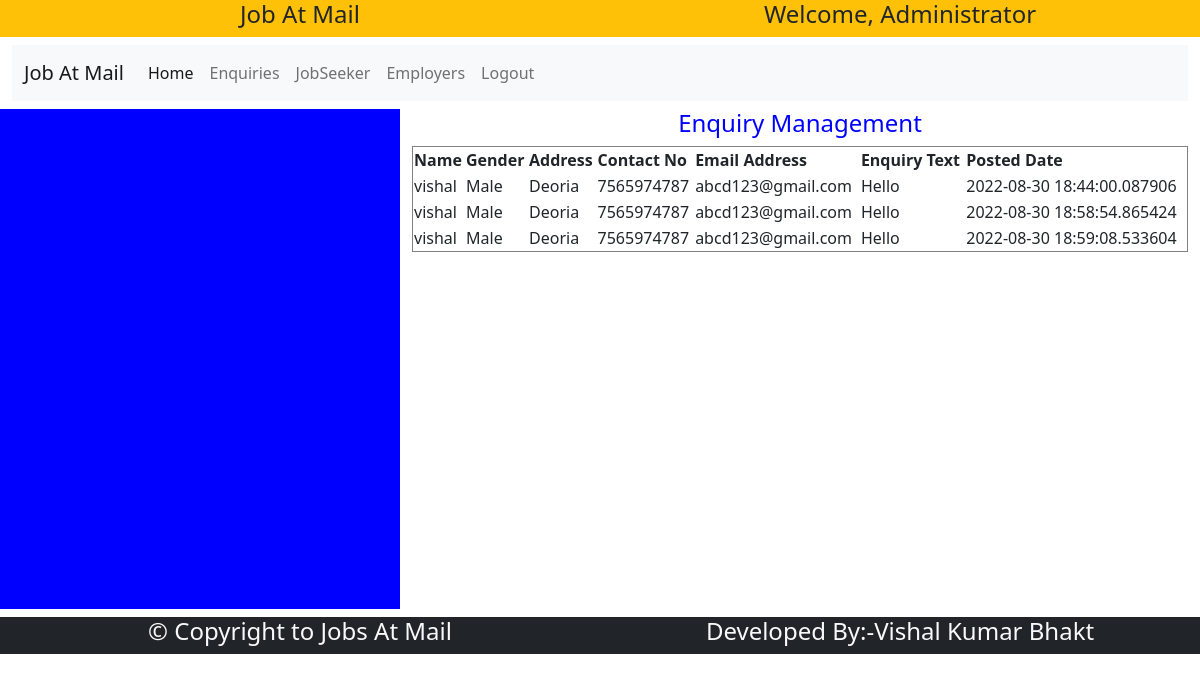
/enquiries/ (signed in), run on the app's committed database.
### jamapp/models.py (models this page shows)
class Enquiry(models.Model):
    name=models.CharField(max_length=50)
    gender=models.CharField(max_length=6)
    address=models.TextField()
    contactno=models.CharField(max_length=15)
    emailaddress=models.EmailField(max_length=50)
    enquirytext=models.TextField()
    posteddate=models.CharField(max_length=30)

### jamapp/views.py (the view)
# urls.py: path('enquiries/',views.enquiries,name='enquiries'),
def enquiries(request):
    try:
        if request.session['admin']:
            enq=Enquiry.objects.all()
            return render(request,'enquiries.html',{'enq':enq})
    except:
        return render(request,'login.html')

### jamapp/templates/enquiries.html
{% extends 'adminbase.html' %}
{% block body %}
    <h4 style="color:blue;text-align:center;">
        Enquiry Management
    </h4>
<div style="overflow-x:scroll">
        <table border="1" style="width:100%;">
            <tr>
                <th>Name</th>
                <th>Gender</th>
                <th>Address</th>
                <th>Contact No</th>
                <th>Email Address</th>
                <th>Enquiry Text</th>
                <th>Posted Date</th>
            </tr>
            {% for e in enq %}
            <tr>
                <td>{{e.name}}</td>
                <td>{{e.gender}}</td>
                <td>{{e.address}}</td>
                <td>{{e.contactno}}</td>
                <td>{{e.emailaddress}}</td>
                <td>{{e.enquirytext}}</td>
                <td>{{e.posteddate}}</td>
            </tr>
            {% endfor %}
        </table>
    </div>
{% endblock body %}

### data on the page
Enquiry: name "vishal", gender "Male", address "Deoria", contactno "7565974787", emailaddress "abcd123@gmail.com", enquirytext "Hello", posteddate "2022-08-30 18:44:00.087906"
Enquiry: name "vishal", gender "Male", address "Deoria", contactno "7565974787", emailaddress "abcd123@gmail.com", enquirytext "Hello", posteddate "2022-08-30 18:58:54.865424"
Enquiry: name "vishal", gender "Male", address "Deoria", contactno "7565974787", emailaddress "abcd123@gmail.com", enquirytext "Hello", posteddate "2022-08-30 18:59:08.533604"
